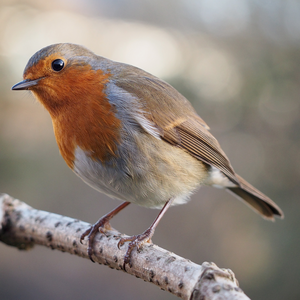
#> input picture dataset/300x300/bird.bmp, 300 x 300 px, given in place of cute_dog.bmp, which was not available
$ python jpg_demo.py   (older library calls are emulated)
#> lines starting #> are read from the running program, lines starting #| are printed output that depends on the picture; pictures that were not available may be replaced by others from this repository, and a replacement may not be noted
### video-quality/vifp.py
# -*- coding: utf-8 -*-

"""
Portions Copyright (c) 2014 CiiNOW Inc.
Written by Alex Izvorski <aizvorski@gmail.com>, <alex@ciinow.com>
2014-03-03 Ported from matlab to python/numpy/scipy
2014-03-04 Added utility functions to read/compare images and video
"""

"""
-----------COPYRIGHT NOTICE STARTS WITH THIS LINE------------
Copyright (c) 2005 The University of Texas at Austin
All rights reserved.

Permission is hereby granted, without written agreement and without license or royalty fees, to use, copy,
modify, and distribute this code (the source files) and its documentation for
any purpose, provided that the copyright notice in its entirety appear in all copies of this code, and the
original source of this code, Laboratory for Image and Video Engineering (LIVE, http://live.ece.utexas.edu)
at the University of Texas at Austin (UT Austin,
http://www.utexas.edu), is acknowledged in any publication that reports research using this code. The research
is to be cited in the bibliography as:

H. R. Sheikh and A. C. Bovik, "Image Information and Visual Quality", IEEE Transactions on
Image Processing, (to appear).

IN NO EVENT SHALL THE UNIVERSITY OF TEXAS AT AUSTIN BE LIABLE TO ANY PARTY FOR DIRECT, INDIRECT, SPECIAL, INCIDENTAL,
OR CONSEQUENTIAL DAMAGES ARISING OUT OF THE USE OF THIS DATABASE AND ITS DOCUMENTATION, EVEN IF THE UNIVERSITY OF TEXAS
AT AUSTIN HAS BEEN ADVISED OF THE POSSIBILITY OF SUCH DAMAGE.

THE UNIVERSITY OF TEXAS AT AUSTIN SPECIFICALLY DISCLAIMS ANY WARRANTIES, INCLUDING, BUT NOT LIMITED TO, THE IMPLIED
WARRANTIES OF MERCHANTABILITY AND FITNESS FOR A PARTICULAR PURPOSE. THE DATABASE PROVIDED HEREUNDER IS ON AN "AS IS" BASIS,
AND THE UNIVERSITY OF TEXAS AT AUSTIN HAS NO OBLIGATION TO PROVIDE MAINTENANCE, SUPPORT, UPDATES, ENHANCEMENTS, OR MODIFICATIONS.

-----------COPYRIGHT NOTICE ENDS WITH THIS LINE------------

This software release consists of a MULTISCALE PIXEL DOMAIN, SCALAR GSM implementation of the algorithm described in the paper:

H. R. Sheikh and A. C. Bovik, "Image Information and Visual Quality"., IEEE Transactions on Image Processing, (to appear).
Download manuscript draft from http://live.ece.utexas.edu in the Publications link.

THE PIXEL DOMAIN ALGORITHM IS NOT DESCRIBED IN THE PAPER. THIS IS A COMPUTATIONALLY SIMPLER
DERIVATIVE OF THE ALGORITHM PRESENTED IN THE PAPER

Input : (1) img1: The reference image as a matrix
        (2) img2: The distorted image (order is important)

Output: (1) VIF the visual information fidelity measure between the two images

Default Usage:
   Given 2 test images img1 and img2, whose dynamic range is 0-255

   vif = vifvec(img1, img2);

Advanced Usage:
   Users may want to modify the parameters in the code.
   (1) Modify sigma_nsq to find tune for your image dataset.
Email comments and bug reports to hamid.sheikh@ieee.org
"""


import numpy
import scipy.signal
import scipy.ndimage

def vifp_mscale(ref, dist):
    sigma_nsq=2
    eps = 1e-10

    num = 0.0
    den = 0.0
    for scale in range(1, 5):

        N = 2**(4-scale+1) + 1
        sd = N/5.0

        if (scale > 1):
            ref = scipy.ndimage.gaussian_filter(ref, sd)
            dist = scipy.ndimage.gaussian_filter(dist, sd)
            ref = ref[::2, ::2]
            dist = dist[::2, ::2]

        mu1 = scipy.ndimage.gaussian_filter(ref, sd)
        mu2 = scipy.ndimage.gaussian_filter(dist, sd)
        mu1_sq = mu1 * mu1
        mu2_sq = mu2 * mu2
        mu1_mu2 = mu1 * mu2
        sigma1_sq = scipy.ndimage.gaussian_filter(ref * ref, sd) - mu1_sq
        sigma2_sq = scipy.ndimage.gaussian_filter(dist * dist, sd) - mu2_sq
        sigma12 = scipy.ndimage.gaussian_filter(ref * dist, sd) - mu1_mu2

        sigma1_sq[sigma1_sq<0] = 0
        sigma2_sq[sigma2_sq<0] = 0

        g = sigma12 / (sigma1_sq + eps)
        sv_sq = sigma2_sq - g * sigma12

        g[sigma1_sq<eps] = 0
        sv_sq[sigma1_sq<eps] = sigma2_sq[sigma1_sq<eps]
        sigma1_sq[sigma1_sq<eps] = 0

        g[sigma2_sq<eps] = 0
        sv_sq[sigma2_sq<eps] = 0

        sv_sq[g<0] = sigma2_sq[g<0]
        g[g<0] = 0
        sv_sq[sv_sq<=eps] = eps

        num += numpy.sum(numpy.log10(1 + g * g * sigma1_sq / (sv_sq + sigma_nsq)))
        den += numpy.sum(numpy.log10(1 + sigma1_sq / sigma_nsq))

    vifp = num/den

    return vifp

### video-quality/ssim.py
"""
Video Quality Metrics
Copyright (c) 2014 Alex Izvorski <aizvorski@gmail.com>

This program is free software: you can redistribute it and/or modify
it under the terms of the GNU General Public License as published by
the Free Software Foundation, either version 3 of the License, or
(at your option) any later version.

This program is distributed in the hope that it will be useful,
but WITHOUT ANY WARRANTY; without even the implied warranty of
MERCHANTABILITY or FITNESS FOR A PARTICULAR PURPOSE.  See the
GNU General Public License for more details.

You should have received a copy of the GNU General Public License
along with this program.  If not, see <http://www.gnu.org/licenses/>.
"""

import numpy
from scipy.ndimage import gaussian_filter

from numpy.lib.stride_tricks import as_strided as ast

"""
Hat tip: http://stackoverflow.com/a/5078155/1828289
"""
# [25 lines left out: functions block_view, ssim, not called in this run]

# FIXME there seems to be a problem with this code
def ssim_exact(img1, img2, sd=1.5, C1=0.01**2, C2=0.03**2):

    mu1 = gaussian_filter(img1, sd)
    mu2 = gaussian_filter(img2, sd)
    mu1_sq = mu1 * mu1
    mu2_sq = mu2 * mu2
    mu1_mu2 = mu1 * mu2
    sigma1_sq = gaussian_filter(img1 * img1, sd) - mu1_sq
    sigma2_sq = gaussian_filter(img2 * img2, sd) - mu2_sq
    sigma12 = gaussian_filter(img1 * img2, sd) - mu1_mu2

    ssim_num = ((2 * mu1_mu2 + C1) * (2 * sigma12 + C2))

    ssim_den = ((mu1_sq + mu2_sq + C1) * (sigma1_sq + sigma2_sq + C2))

    ssim_map = ssim_num / ssim_den
    return numpy.mean(ssim_map)

### video-quality/psnr.py
"""
Video Quality Metrics
Copyright (c) 2014 Alex Izvorski <aizvorski@gmail.com>

This program is free software: you can redistribute it and/or modify
it under the terms of the GNU General Public License as published by
the Free Software Foundation, either version 3 of the License, or
(at your option) any later version.

This program is distributed in the hope that it will be useful,
but WITHOUT ANY WARRANTY; without even the implied warranty of
MERCHANTABILITY or FITNESS FOR A PARTICULAR PURPOSE.  See the
GNU General Public License for more details.

You should have received a copy of the GNU General Public License
along with this program.  If not, see <http://www.gnu.org/licenses/>.
"""

import numpy
import math

def psnr(img1, img2):
    mse = numpy.mean( (img1 - img2) ** 2 )
    if mse == 0:
        return 100
    PIXEL_MAX = 255.0
    return 20 * math.log10(PIXEL_MAX / math.sqrt(mse))

### video-quality/reco.py
"""
Video Quality Metrics
Copyright (c) 2015 Alex Izvorski <aizvorski@gmail.com>

This program is free software: you can redistribute it and/or modify
it under the terms of the GNU General Public License as published by
the Free Software Foundation, either version 3 of the License, or
(at your option) any later version.

This program is distributed in the hope that it will be useful,
but WITHOUT ANY WARRANTY; without even the implied warranty of
MERCHANTABILITY or FITNESS FOR A PARTICULAR PURPOSE.  See the
GNU General Public License for more details.

You should have received a copy of the GNU General Public License
along with this program.  If not, see <http://www.gnu.org/licenses/>.
"""

"""
RECO: Relative Polar Edge Coherence

An excellent reduced-reference metric (need just one number from the source image to compare with).

This implementation follows closely the notation and terminology in the original paper, except that some of the kernels are reflected
(probably due to y axis pointing down rather than up in images).

Cite:
Baroncini, V., Capodiferro, L., Di Claudio, E. D., & Jacovitti, G. (2009). The polar edge coherence:
a quasi blind metric for video quality assessment. EUSIPCO 2009, Glasgow, 564-568.
"""

import numpy
from numpy import sqrt, pi
import scipy.ndimage.filters

def Laguerre_Gauss_Circular_Harmonic_3_0(size, sigma):
    x = numpy.linspace(-size/2.0, size/2.0, size)
    y = numpy.linspace(-size/2.0, size/2.0, size)
    xx, yy = numpy.meshgrid(x, y)

    r = numpy.sqrt(xx*xx + yy*yy)
    gamma = numpy.arctan2(yy, xx)
    l30 = - (1/6.0) * (1 / (sigma * sqrt(pi))) * numpy.exp( -r*r / (2*sigma*sigma)) * (sqrt(r*r/(sigma*sigma)) ** 3) * numpy.exp( -1j * 3 * gamma )
    return l30

def Laguerre_Gauss_Circular_Harmonic_1_0(size, sigma):
    x = numpy.linspace(-size/2.0, size/2.0, size)
    y = numpy.linspace(-size/2.0, size/2.0, size)
    xx, yy = numpy.meshgrid(x, y)

    r = numpy.sqrt(xx*xx + yy*yy)
    gamma = numpy.arctan2(yy, xx)
    l10 = - (1 / (sigma * sqrt(pi))) * numpy.exp( -r*r / (2*sigma*sigma)) * sqrt(r*r/(sigma*sigma)) * numpy.exp( -1j * gamma )
    return l10

"""
Polar edge coherence map
Same size as source image
"""
# [8 lines left out: function pec, not called in this run]

"""
Edge coherence metric
Just one number summarizing typical edge coherence in this image.
"""
def eco(img):
    l10 = Laguerre_Gauss_Circular_Harmonic_1_0(17, 2)
    l30 = Laguerre_Gauss_Circular_Harmonic_3_0(17, 2)
    y10 = scipy.ndimage.filters.convolve(img, numpy.real(l10)) + 1j * scipy.ndimage.filters.convolve(img, numpy.imag(l10))
    y30 = scipy.ndimage.filters.convolve(img, numpy.real(l30)) + 1j * scipy.ndimage.filters.convolve(img, numpy.imag(l30))
    eco = numpy.sum( - (numpy.absolute(y30) * numpy.absolute(y10)) * numpy.cos( numpy.angle(y30) - 3 * numpy.angle(y10) ) )
    return eco

"""
Relative edge coherence
Ratio of ECO
"""
def reco(img1, img2):
    C = 1 # TODO what is a good value?
    return (eco(img2) + C) / (eco(img1) + C)

### video-quality/demo/jpg_demo.py
import numpy
import re
import sys
import scipy.misc
import subprocess
import os.path

import vifp
import ssim
import psnr
import niqe
import reco

import matplotlib.pyplot as plt

#ref_file = 'lena.png'
ref_file = 'cute_dog.bmp'
dist_file = 'cute_dog.bmp'
#dist_file = 'cute_dog_save.bmp'
#dist_file = 'lena_tmp.jpg'

ref = scipy.misc.imread(ref_file, flatten=True).astype(numpy.float32)
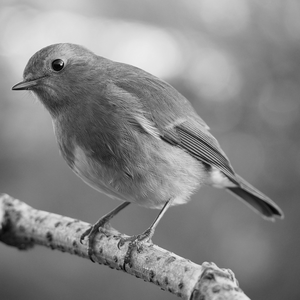
#> ref: shape (300, 300) float32; min 0.912, max 243.2, mean 135

quality_values = []
size_values = []
vifp_values = []
ssim_values = []
psnr_values = []
niqe_values = []
reco_values = []

plt.figure(figsize=(8, 8))

for quality in range(10, 101, 10):
    #subprocess.check_call('convert %s -quality %d %s'%(ref_file, quality, dist_file), shell=True)
    file_size = os.path.getsize(dist_file)

    dist = scipy.misc.imread(dist_file, flatten=True).astype(numpy.float32)

    quality_values.append( quality )
    size_values.append( int(file_size/1024) )
    vifp_values.append( vifp.vifp_mscale(ref, dist) )
#> the loop in vifp_mscale, `for scale in range(1, 5): ` made 4 passes
#> (num, den) on passes 1 to 4: (135183.8, 135183.8), (165639.8, 165639.8), (173298.9, 173298.9), (175348, 175348)
#> pass 1, in vifp_mscale, `mu1 = scipy.ndimage.gaussian_filter(ref, sd)`:
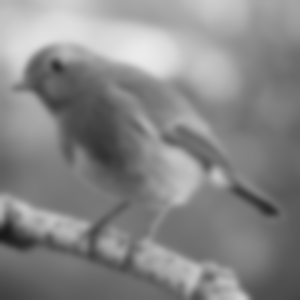
#> mu1: shape (300, 300) float32; min 25.54, max 235.5, mean 135
#> pass 1, in vifp_mscale, `sigma1_sq = scipy.ndimage.gaussian_filter(ref * ref, sd) - mu1_sq`:
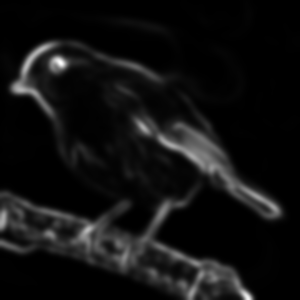
#> sigma1_sq: shape (300, 300) float32; min 0.47, max 4519.3, mean 311.7; drawn with min black and max white
#> after the loop in vifp_mscale, `for scale in range(1, 5):`: g: shape (38, 38) float32; every value is 1
#> after the loop in vifp_mscale, `for scale in range(1, 5):`:
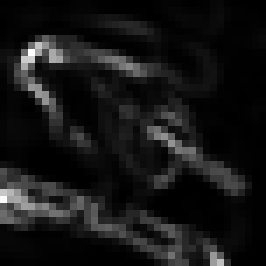
#> sigma1_sq: shape (38, 38) float32 (shown 7 times larger); min 0.362, max 1535.7, mean 134.3; drawn with min black and max white
#> after the loop in vifp_mscale, `for scale in range(1, 5):`: sv_sq: shape (38, 38) float32; every value is 1e-10
#> after the loop in vifp_mscale, `for scale in range(1, 5):`: den = 175348
#> in vifp_mscale, `vifp = num/den`: vifp = 1
    ssim_values.append( ssim.ssim_exact(ref/255, dist/255) )
#> in ssim_exact, `mu1_sq = mu1 * mu1`:
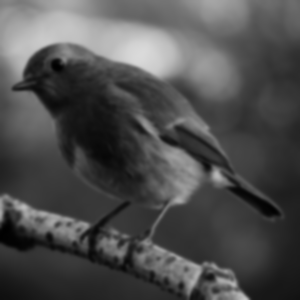
#> mu1_sq: shape (300, 300) float32; min 0.00247, max 0.857, mean 0.306
#> in ssim_exact, `ssim_num = ((2 * mu1_mu2 + C1) * (2 * sigma12 + C2))`:
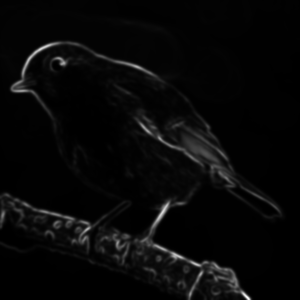
#> ssim_num: shape (300, 300) float32; min 1.52e-05, max 0.0977, mean 0.00327; drawn with min black and max white
    psnr_values.append( psnr.psnr(ref, dist) )
#> in psnr, `mse = numpy.mean( (img1 - img2) ** 2 )`: mse = 0
    # niqe_values.append( niqe.niqe(dist/255) )
    reco_values.append( reco.reco(ref/255, dist/255) )
#> in eco, `eco = numpy.sum( - (numpy.absolute(y30) * numpy.absolute(y10)) * numpy..`: eco = 241.6

plt.plot(quality_values, vifp_values, label='VIFP')
plt.plot(quality_values, ssim_values, label='SSIM')
# plt.plot(niqe_values, label='NIQE')
plt.plot(quality_values, reco_values, label='RECO')
plt.plot(quality_values, numpy.asarray(psnr_values)/100.0, label='PSNR/100')
plt.legend(loc='lower right')
plt.xlabel('JPEG Quality')
plt.ylabel('Metric')
plt.savefig('jpg_demo_quality.png')
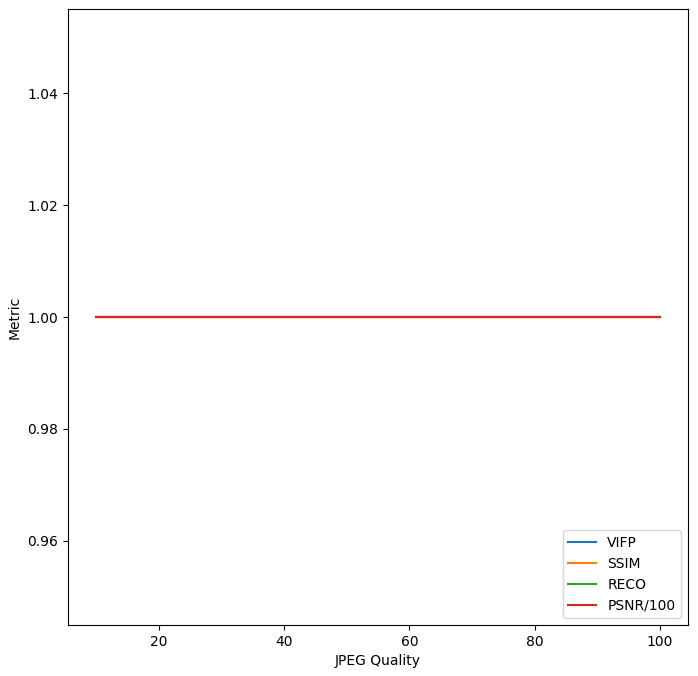
#> figure drawn by matplotlib, 1 panel

plt.figure(figsize=(8, 8))

plt.plot(size_values, vifp_values, label='VIFP')
plt.plot(size_values, ssim_values, label='SSIM')
# plt.plot(size_values, label='NIQE')
plt.plot(size_values, reco_values, label='RECO')
plt.plot(size_values, numpy.asarray(psnr_values)/100.0, label='PSNR/100')
plt.legend(loc='lower right')
plt.xlabel('JPEG File Size, KB')
plt.ylabel('Metric')
plt.savefig('jpg_demo_size.png')
